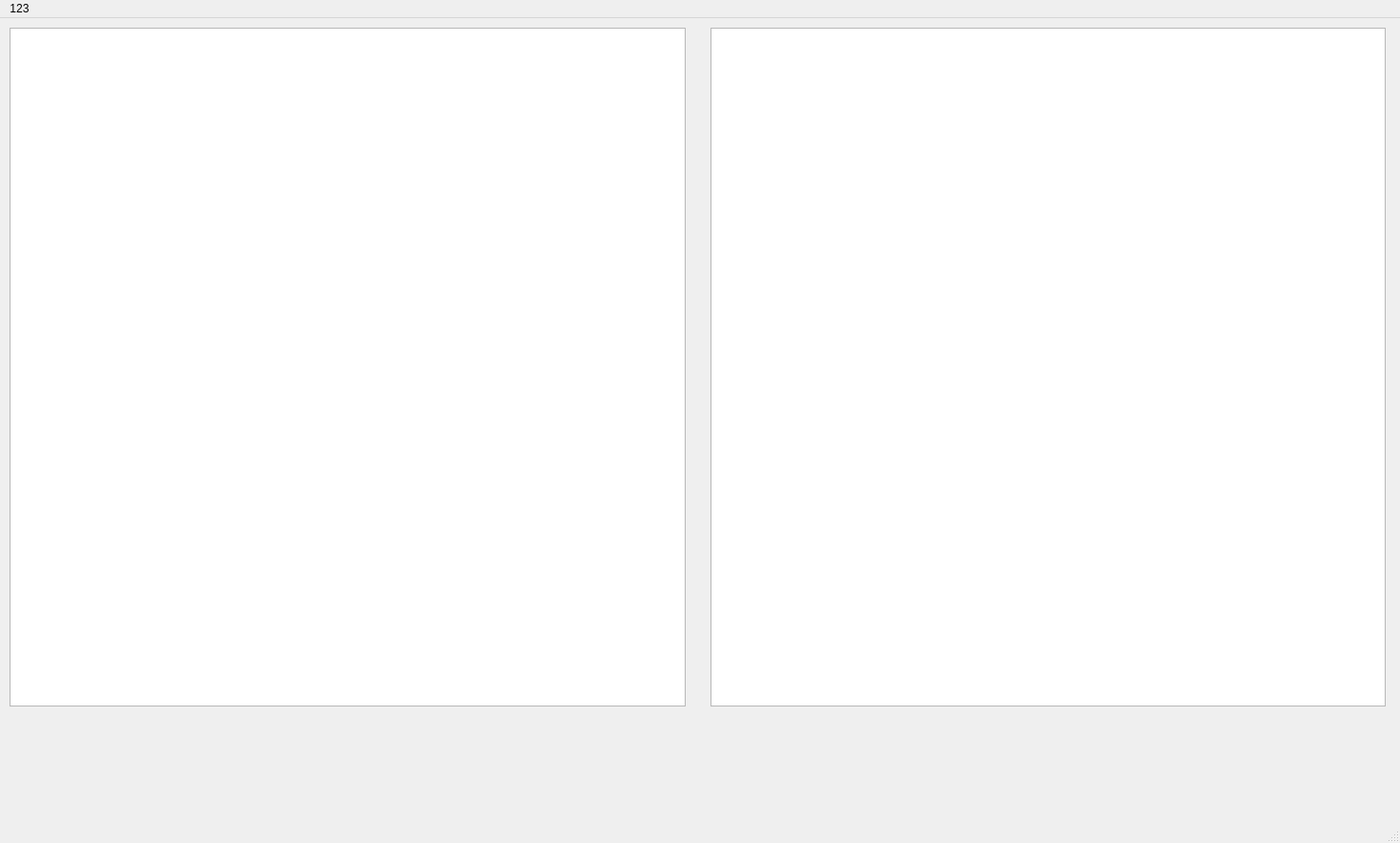
<?xml version="1.0" encoding="UTF-8"?>
<ui version="4.0">
 <class>MainWindow</class>
 <widget class="QMainWindow" name="MainWindow">
  <property name="geometry">
   <rect>
    <x>0</x>
    <y>0</y>
    <width>1466</width>
    <height>883</height>
   </rect>
  </property>
  <property name="windowTitle">
   <string>MainWindow</string>
  </property>
  <widget class="QWidget" name="centralwidget">
   <widget class="QWidget" name="horizontalLayoutWidget">
    <property name="geometry">
     <rect>
      <x>10</x>
      <y>10</y>
      <width>1441</width>
      <height>711</height>
     </rect>
    </property>
    <layout class="QHBoxLayout" name="horizontalLayout">
     <item>
      <widget class="QTextEdit" name="textEdit"/>
     </item>
     <item>
      <spacer name="verticalSpacer">
       <property name="orientation">
        <enum>Qt::Orientation::Vertical</enum>
       </property>
       <property name="sizeHint" stdset="0">
        <size>
         <width>20</width>
         <height>40</height>
        </size>
       </property>
      </spacer>
     </item>
     <item>
      <widget class="QTableView" name="tableView"/>
     </item>
    </layout>
   </widget>
  </widget>
  <widget class="QMenuBar" name="menubar">
   <property name="geometry">
    <rect>
     <x>0</x>
     <y>0</y>
     <width>1466</width>
     <height>33</height>
    </rect>
   </property>
   <widget class="QMenu" name="menu123">
    <property name="title">
     <string>123</string>
    </property>
   </widget>
   <addaction name="menu123"/>
  </widget>
  <widget class="QStatusBar" name="statusbar"/>
 </widget>
 <resources/>
 <connections/>
</ui>
